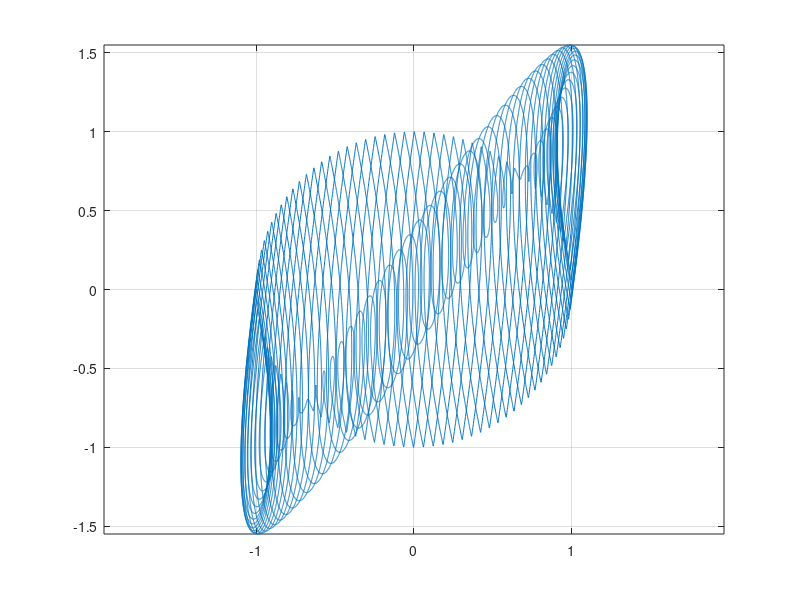

Here is the MATLAB script that generated this plot:
A = [-1,1 ; 0 , -1];
B = [0 ; 1];
C = eye(2,2);
D = [0 ; 0];
SYS = ss(A,B,C,D);

%{
eAT = [1 1; 0 1];

x1 = [1 0]';
x2 = [0 -1]';
x3 = [-1 0]';
x4 = [0 1]';

Wc = [1/3 0.5; 0.5 1];

alpha1 = inv(Wc)*(x2 - eAT*x1);
alpha2 = inv(Wc)*(x3 - eAT*x2);
alpha3 = inv(Wc)*(x4 - eAT*x3);
alpha4 = inv(Wc)*(x1 - eAT*x4);

SYS1 = ss(A,B,C,D);
N = 500;
t = linspace(0,1,N)';
for i = 1:N
    u1(i) = [1-t(i) 1]*alpha1;
    u2(i) = [1-t(i) 1]*alpha2;
    u3(i) = [1-t(i) 1]*alpha3;
    u4(i) = [1-t(i) 1]*alpha4;
end
u = [u1'; u2'; u3'; u4']

t = linspace(0,4,4*N);
y = lsim(SYS1,u,t,[0;0]);
clf
plot(y(:,1),y(:,2))
grid
%}


N = 100; %How many evenly spaced points on the circle to trace with the system
Wc = [.25*(1-5*exp(-2)) .25*(1-3*exp(-2)); 0.25*(1-3*exp(-2)) .5*(1-exp(-2))]; %Controlability gramian
eAT = exp(-1)*[1 1; 0 1];   %System Matrix solution for t=1 u=o

Nvec = 0:N-1;
Xn = exp(-1i*Nvec*2*pi/N);
Xn = [real(Xn)' imag(Xn)' ];
%Xn = fliplr(Xn);

res = 1000;
x0 = Xn(1,:)';
U = [];
t = linspace(0,1,res);
for i = 2:N
    x1 = Xn(i,:)';
    alpha = Wc\(x1 - eAT*x0);
    u1 = zeros(1,res);
    for j = 1:res
        u1(j) = exp(t(j) - 1)*[1 - t(j), 1 ]*alpha;
    end
    U = [ U u1];
    x0 = x1;
end


x1 = Xn(1,:)';
     alpha = Wc\(x1 - eAT*x0);
    u1 = zeros(1,res);
    for j = 1:res
        u1(j) = exp(t(j) - 1)*[1 - t(j), 1 ]*alpha;
    end
    U = [ U u1];
    

t = linspace(0,N,N*res);
y = lsim(SYS,U,t,Xn(1,:)');
clf
plot(y(:,1),y(:,2))
axis equal
grid
